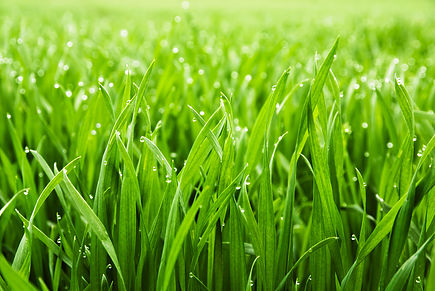
//> input picture opencv_practise/read.jpg, 435 x 291 px
$ ./sobel   (built with g++ and OpenCV 4)
//> lines starting //> are read from the running program, lines starting //| are printed output that depends on the picture
#include <bits/stdc++.h>
#include "opencv2/highgui/highgui.hpp"
#include "opencv2/imgproc/imgproc.hpp"
#include "opencv2/core/core.hpp"
using namespace cv;
using namespace std;
int main()
{Mat img=imread("read.jpg",0);
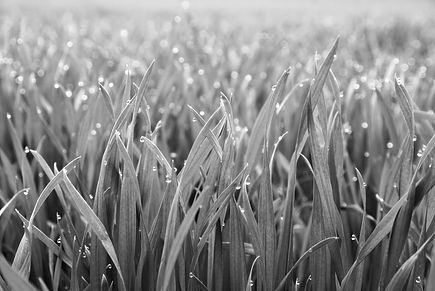
//> img: 291 rows x 435 cols, CV_8UC1; min 0, max 255, mean 136.7
  int sumx=0,sumy=0;
int gx[9]={-1,0,1,-2,0,2,-1,0,1};
	int gy[9]={-1,-2,-1,0,0,0,1,2,1};
	float g;
	int  i,j,n,m,k=0,x=0;
  int r=img.rows,c=img.cols;
//> r = 291; c = 435
  Mat a(r,c,CV_8UC1,Scalar(255));
  for(i=0;i<r;i+=1)
    for(j=0;j<c;j+=1)
      {
	for(n=i;n<i+3;n++)
	  for(m=j;m<j+3;m++)
	    {
	      gx[x]=img.at<uchar>(n,m)*gx[x];
	      gy[x]=img.at<uchar>(n,m)*gy[x];
	      x++;
	    }x=0;
	for(k=0;k<9;k++)

	       {	 sumx+=gx[k];
		   sumy+=gy[k];}
	g=sqrt(sumx*sumx+sumy*sumy);
	sumx=0,sumy=0;	a.at<uchar>(i+1,j+1)=g;
      }
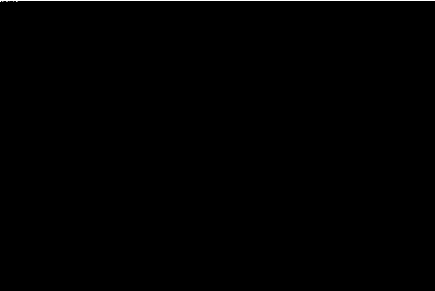
//> a: 291 rows x 435 cols, CV_8UC1; min 0, max 255, mean 0.9
//> after the loop, gx = [0, 0, 0, 0, 0, 0, 0, 0, 0]; gy = [0, 0, 0, 0, 0, 0, 0, 0, 0]; x = 0; sumx = 0; sumy = 0; g = 0
  namedWindow("out",WINDOW_AUTOSIZE);
  imshow("out",a);
  waitKey(0);
  return 0;
}
